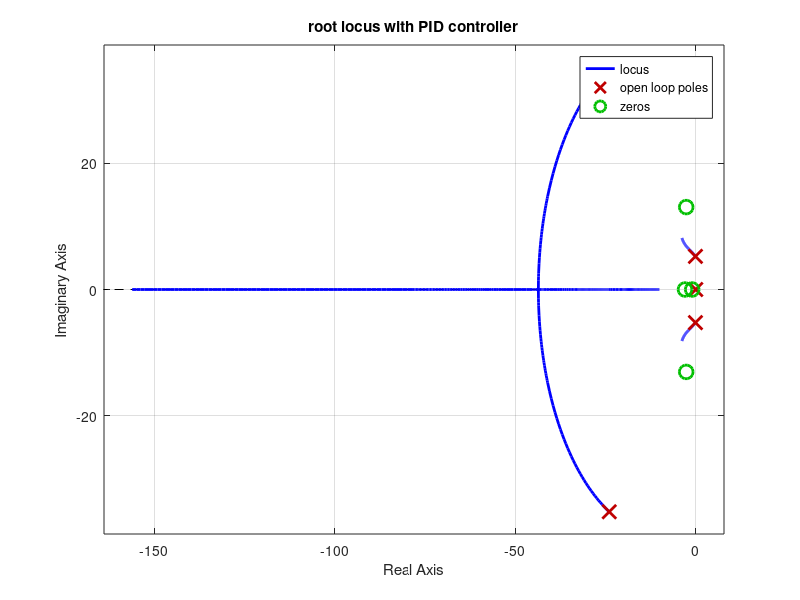

MATLAB code for this plot:
m1 = 2500;
m2 = 320;
k1 = 80000;
k2 = 500000;
b1 = 350;
b2 = 15020;

nump=[(m1+m2) b2 k2];
denp=[(m1*m2) (m1*(b1+b2))+(m2*b1) (m1*(k1+k2))+(m2*k1)+(b1*b2) (b1*k2)+(b2*k1) k1*k2];
G1=tf(nump,denp);

num1=[-(m1*b2) -(m1*k2) 0 0];
den1=[(m1*m2) (m1*(b1+b2))+(m2*b1) (m1*(k1+k2))+(m2*k1)+(b1*b2) (b1*k2)+(b2*k1) k1*k2];
G2=tf(num1,den1);

numf=num1;
denf=nump;
F=tf(numf,denf);
Kd = 208025;
Kp = 832100;
Ki = 624075;
C = pid(Kp,Ki,Kd);
sys_cl=F*feedback(G1,C);
t=0:0.05:5;
step(0.1*sys_cl,t)
title('Response to a 0.1-m Step under PID Control')
z1=1;
z2=3;
p1=0;
s = tf('s');
C = ((s+z1)*(s+z2))/(s+p1);
rlocus(C*G1)
title('root locus with PID controller')
